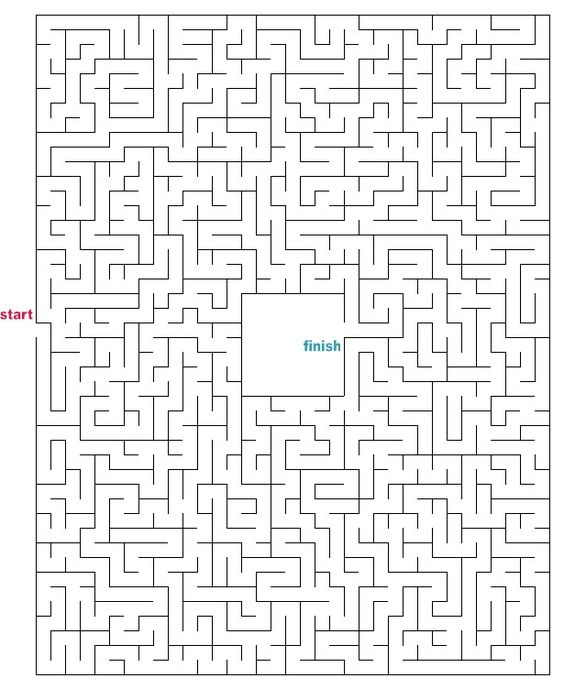
#> input picture 9.29.23_mazes/maze5.jpg, 564 x 689 px, found by its file name
$ python 9.29.23_dijkstra_algorithm.py
#> lines starting #> are read from the running program, lines starting #| are printed output that depends on the picture; after the words box and inside, x2 and y2 are one past the last pixel; in counts of white or black regions, pixels touching at a corner belong together
# changes: 1.run-time. 2.manhattan-distance. 3.instead of giving 8 closest neighbors I gave
# the neighbors with a distance of 3 to each direction. done in: 9.2.23
# left to try to use A function that divides the image into areas of the same color
# and then each area can be treated as a single element and then there are much fewer elements.
# I saw it in GPT

# -*- coding: utf-8 -*-

"""Dijkstra algorithm.ipynb

Automatically generated by Colaboratory.

Original file is located at
    https://colab.research.google.com/drive/1kLuQX4yKikjpVOR8X9OAmmiF9pptt5pd
"""

import cv2
import matplotlib.pyplot as plt
import heapq
import time
import numpy as np

start_time = time.time()  # Record the start time

# here are the file path and start/end points.

# file = 'C:\\Users\\User\\Downloads\\mazes\\maze.png'
# start_point = (220, 5)
# end_point = (5, 25)
file = 'C:\\Users\\User\\Downloads\\mazes\\maze5.jpg'
start_point = (320, 5)
end_point = (320, 301)
# file = 'C:\\Users\\User\\Downloads\\mazes\\maze50.jpg'
# start_point = (200, 20)
# end_point = (200, 600)

start_point_circle = start_point[1], start_point[0]
end_point_circle = end_point[1], end_point[0]
img = cv2.imread(file)  # read an image from a file using
#> img is the input picture: shape (689, 564, 3); mean B, G, R 237.5, 237.5, 237.5
cv2.circle(img, start_point_circle, 3, (255, 0, 0), -1)  # add a circle at start_point
#> img: shape (689, 564, 3); 0.01% of pixels changed, all inside (x1, y1, x2, y2) = (2, 317, 9, 324)
cv2.circle(img, end_point_circle, 3, (0, 0, 255), -1)  # add a circle at end_point
#> img: shape (689, 564, 3); mean B, G, R 237.5, 237.5, 237.5
# plt.figure(figsize=(7, 7))
# plt.imshow(img)  # show the image
img = cv2.imread(file)
plt.show()

img2 = img.min(axis=2)
# img = img[:,:,0]
binary_img = img2 // 200
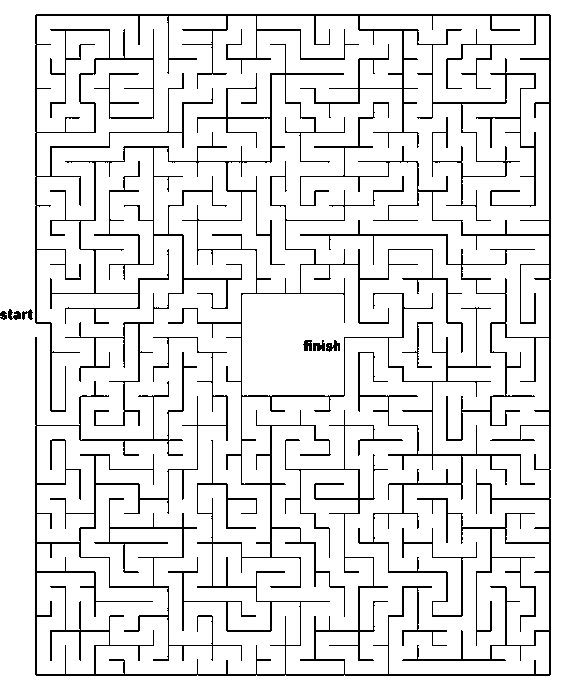
#> binary_img: shape (689, 564); values 0 (black) and 1 (white), 90.4% white; black in thin lines or dots


def dijkstra_path(img, start: list, end):
    # takes the start point and updating his neighbors (about the cost(= distance from the start))
    # and their neighbors and so on.
    # eventually we'll get the price for the end.
    # the representation of a node: [(x,y), cost, parent]
    # the representation of a node in min_heap: [cost, (x,y), parent]
    cheapest = {}
    min_heap = [start]
    min_heap_dict = {}
    passed_in_heap = []
    while end not in cheapest:

        # take the cheapest
        new_node = heapq.heappop(min_heap)
        if new_node[1] in cheapest:
            continue

        cheapest[new_node[1]] = [new_node[0], new_node[2]]
        passed_in_heap += relax_neighbors(new_node, min_heap, min_heap_dict, cheapest, end)
        if new_node[1][0] > end[0] - 5 and new_node[1][0] < end[0] + 5 and new_node[1][1] > end[1] - 5 and new_node[1][
            1] < end[1] + 5:
            end = new_node[1]
            break

    path = [end]
    node = cheapest[end][1]
    while (start[1]) not in path:
        path.append(node)
        node = cheapest[node][1]
    heap = [element[1] for element in min_heap]

    return path, passed_in_heap


# heap-node/node: [cost, (y,x), parent]
# dict node/neighbor: [(y,x), cost, parent]
def relax_neighbors(node, min_heap, min_heap_dict, cheapest, end):
    passed_in_heap = []
    the_neighbors, all_medium_points = neighbors(node)
    dim = img.shape
    height, width = dim[0] - 4, dim[1] - 4
    # need to init the cost of the neighbors.
    for i in range(len(the_neighbors)):
        neighbor, medium_points = the_neighbors[i], all_medium_points[i]
        manhattan_distance = abs(neighbor[0][0] - end[0]) + abs(neighbor[0][1] - end[1])

        # if they are out of range, or they are black dots - omit them.
        if neighbor[0][0] > height or neighbor[0][0] < 4 or neighbor[0][1] > width \
                or neighbor[0][1] < 4 or binary_img[neighbor[0]] != 1 \
                or binary_img[medium_points[0]] != 1 or binary_img[medium_points[1]] != 1:
            continue

        # if they are already in cheapest - omit.
        if neighbor[0] in cheapest:
            continue

        # if they are already in the heap - their initial cost is as in heap, or cheaper.
        elif neighbor[0] in min_heap_dict:
            if min_heap_dict[neighbor[0]][0] > neighbor[1]:
                heapq.heappush(min_heap,[neighbor[1]+manhattan_distance*10,neighbor[0],neighbor[2]])
                min_heap_dict[neighbor[0]][0] = neighbor[1]
            continue

        # if none of the above: their cost is as the parent + 1
        else:
            heapq.heappush(min_heap, [node[0] + 1 + manhattan_distance, neighbor[0], node[1]])
            min_heap_dict[neighbor[0]] = [node[0] + 1, node[1]]
            passed_in_heap.append(neighbor[0])
    return passed_in_heap


def neighbors(node):
    y, x = node[1]
    cost, parent = node[0] + 1, node[1]
    neighbors = [
        [(y - 3, x - 3), cost, parent],
        [(y - 3, x), cost, parent],
        [(y - 3, x + 3), cost, parent],
        [(y, x - 3), cost, parent],
        [(y, x + 3), cost, parent],
        [(y + 3, x - 3), cost, parent],
        [(y + 3, x), cost, parent],
        [(y + 3, x + 3), cost, parent]
    ]
    medium_points = [
        [(y - 2, x - 2), (y - 1, x - 1)],
        [(y - 1, x), (y - 2, x)],
        [(y - 1, x + 1), (y - 2, x + 2)],
        [(y - 1, x + 1), (y - 2, x + 2)],
        [(y, x + 1), (y, x + 2)],
        [(y + 1, x - 1), (y + 2, x - 2)],
        [(y + 1, x), (y + 2, x)],
        [(y + 1, x + 1), (y + 2, x + 2)]
    ]
    return neighbors, medium_points


def drawPath(img, path, thickness=3):
    '''path is a list of (x,y) tuples'''
    x0, y0 = path[0]
    for vertex in path[1:]:
        x1, y1 = vertex
        cv2.line(img, (y0, x0), (y1, x1), (225, 0, 0), thickness)
        x0, y0 = vertex


def paint_visited_pixels(image, pixel_array, color):
    for pixel_coords in pixel_array:
        y, x = pixel_coords
        image[y, x] = color
    return image


# start should look like this: [0, pos=(x,y), 'start']
_start = [0, start_point, 'start']
# end should be a tuple
_end = end_point  # maybe need to update
path, heap = dijkstra_path(binary_img, _start, _end)
#> path = 471 pairs, first value 41 to 413, second value 5 to 434; heap = 26608 items
# paint_visited_pixels(img, heap, (0,0,225)) # paint visited pixels
drawPath(img, path)
#> in drawPath, `x0, y0 = path[0]`: x0 = 320; y0 = 305
#> the loop in drawPath, `for vertex in path[1:]:` made 470 passes
#> (x1, y1, x0, y0) on passes 1 to 3: (320, 308, 320, 308), (320, 311, 320, 311), (320, 314, 320, 314)
#> after the loop in drawPath, `for vertex in path[1:]:`:
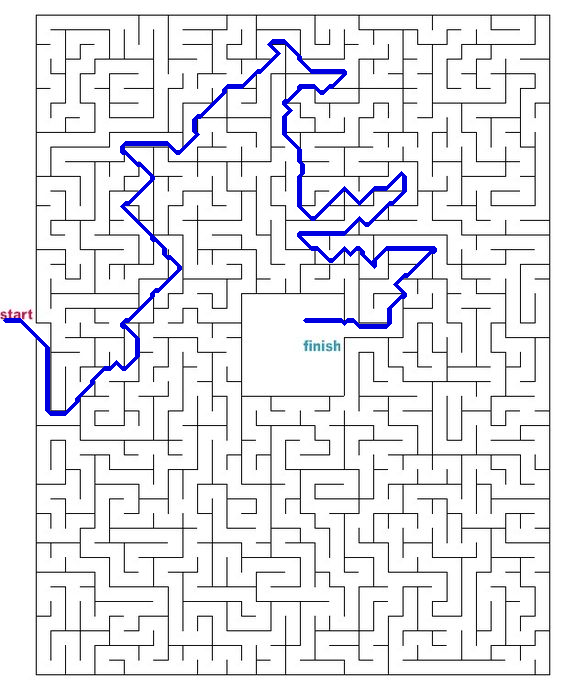
#> img: shape (689, 564, 3); 1.81% of pixels changed, all inside (x1, y1, x2, y2) = (3, 39, 437, 416)

cv2.circle(img, start_point_circle, 3, (255, 0, 0), -1)  # add a circle at (5, 220)
cv2.circle(img, end_point_circle, 3, (0, 0, 255), -1)  # add a circle at (5,5)
#> img: shape (689, 564, 3); mean B, G, R 237.3, 233.2, 233.2
plt.figure(figsize=(7, 7))
plt.imshow(img)  # show the image on the screen
plt.show()
end_time = time.time()  # Record the end time
elapsed_time = round(end_time - start_time, 1)  # Calculate the elapsed time
print(f"run time:{elapsed_time}")

$ run again, with 9.29.23_mazes/maze50.jpg copied over 9.29.23_mazes/maze5.jpg
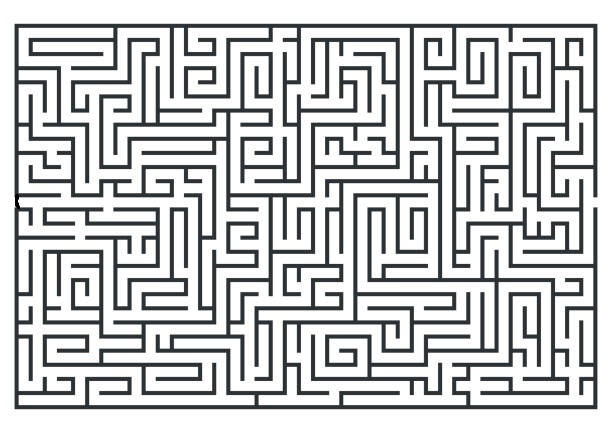
#> input picture 9.29.23_mazes/maze50.jpg, 612 x 433 px, found by its file name
#> img is the input picture: shape (433, 612, 3); mean B, G, R 202.6, 201.8, 200.7
#> `binary_img = img2 // 200`:
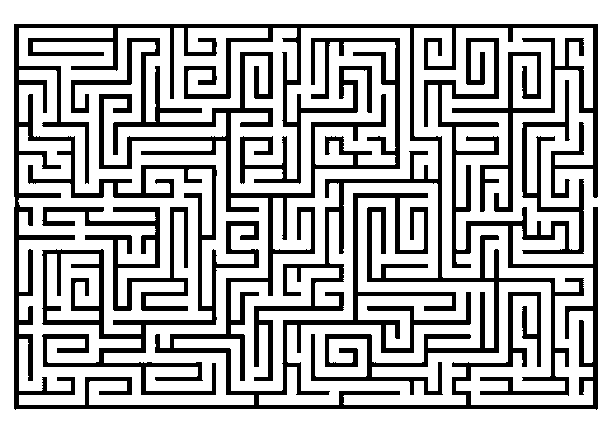
#> binary_img: shape (433, 612); values 0 (black) and 1 (white), 72% white; 2 black regions, box (x1, y1, x2, y2) and area: (14, 24, 598, 410) 70357, (42, 207, 188, 311) 3868
#> path = 1180 pairs, first value 35 to 410, second value 5 to 599; heap = 10739 pairs, first value 5 to 428, second value 5 to 608
#> in drawPath, `x0, y0 = path[0]`: x0 = 317; y0 = 305
#> the loop in drawPath, `for vertex in path[1:]:` made 1179 passes
#> (x1, y1, x0, y0) on passes 1 to 3: (317, 308, 317, 308), (317, 311, 317, 311), (317, 314, 317, 314)
#> after the loop in drawPath, `for vertex in path[1:]:`:
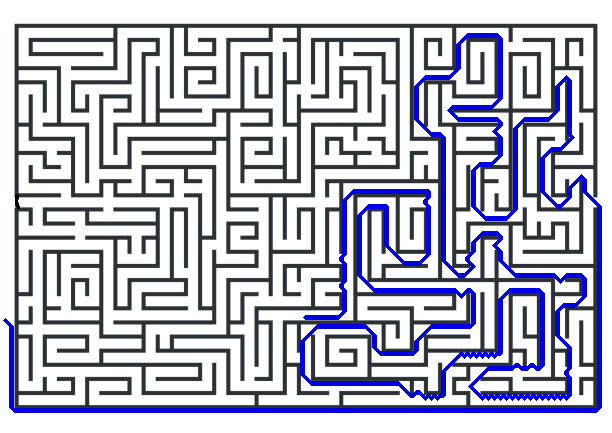
#> img: shape (433, 612, 3); 6.67% of pixels changed, all inside (x1, y1, x2, y2) = (3, 33, 602, 413)
